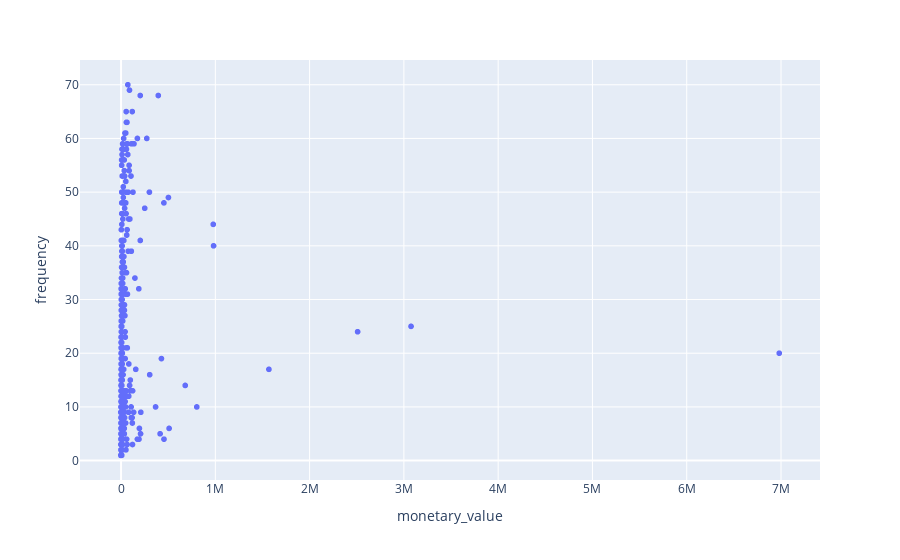

The notebook cell this image was saved under:
### Code cell
fig_2 = px.scatter(RFM_data, x='monetary_value', y='frequency')
fig_2.show()

### Figure 1 — Plotly figure (JSON) as saved in the notebook; plotly's stock layout.template omitted (floating-point values rounded to 4 significant figures; data arrays with more than 128 entries replaced by an {"elided": "..."} marker saying what was removed)
{"data": [{"hovertemplate": "monetary_value=%{x}<br>frequency=%{y}<extra></extra>", "legendgroup": "", "marker": {"color": "#636efa", "symbol": "circle"}, "mode": "markers", "name": "", "showlegend": false, "type": "scattergl", "x": {"elided": "1914 float values"}, "xaxis": "x", "y": {"elided": "1914 int values"}, "yaxis": "y"}], "layout": {"legend": {"tracegroupgap": 0}, "margin": {"t": 60}, "xaxis": {"anchor": "y", "domain": [0, 1], "title": {"text": "monetary_value"}}, "yaxis": {"anchor": "x", "domain": [0, 1], "title": {"text": "frequency"}}}}
